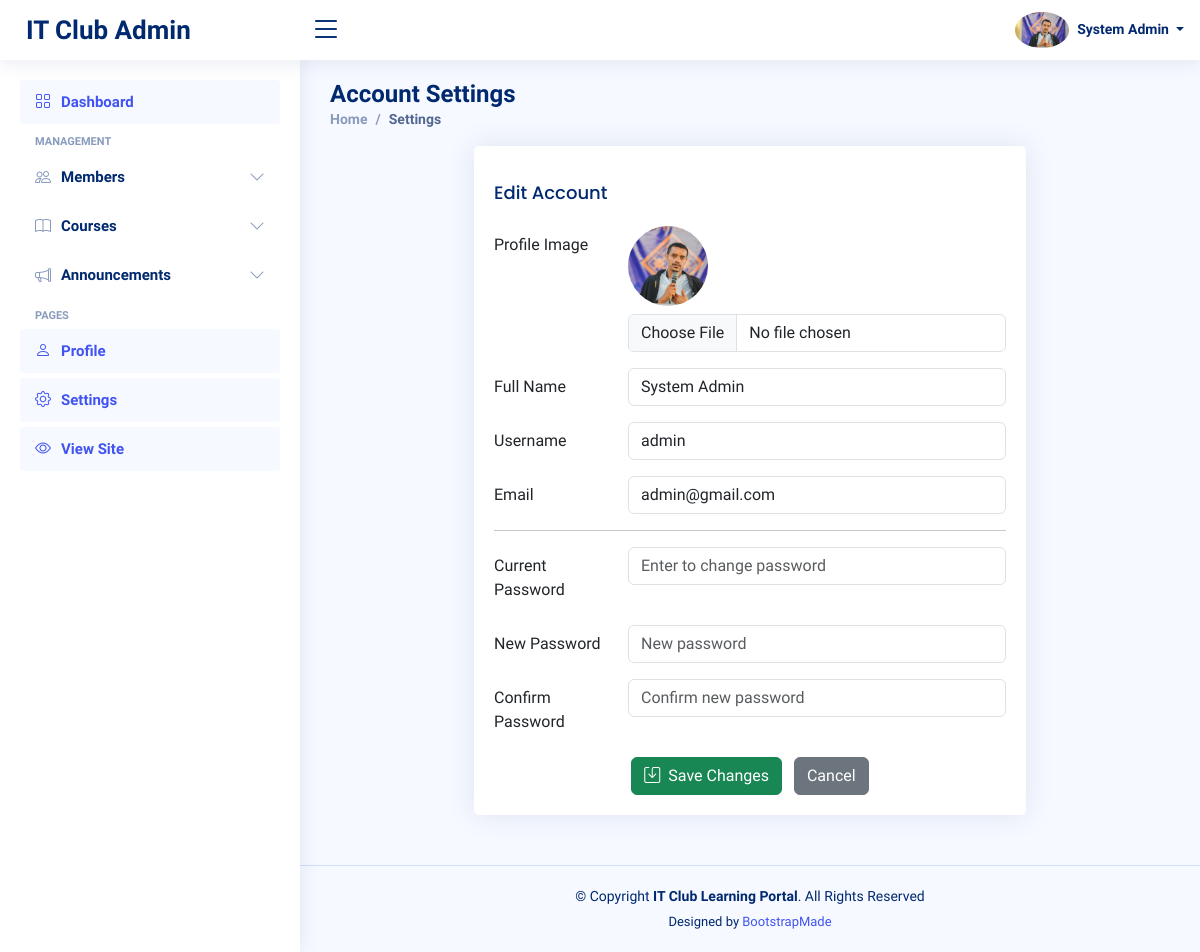
The page /admin/settings (signed in) on the database its author committed.
### tables this page shows
CREATE TABLE admins (
        id INTEGER PRIMARY KEY AUTOINCREMENT,
        full_name TEXT NOT NULL,
        username TEXT UNIQUE NOT NULL,
        email TEXT UNIQUE NOT NULL,
        password TEXT NOT NULL,
        role TEXT NOT NULL,
        created_at TIMESTAMP DEFAULT CURRENT_TIMESTAMP
    , profile_picture TEXT);

### app.py (the view, shortened to what this page needs)
@app.route('/admin/settings', methods=['GET', 'POST'])
@admin_required
def admin_settings():
    db = get_db()
    admin_id = session['admin_id']
    admin_row = db.execute('SELECT * FROM admins WHERE id = ?', (admin_id,)).fetchone()
    admin = row_to_dict(admin_row)
    if admin:
        admin['profile_picture'] = resolve_media_path(admin.get('profile_picture'))
    return render_template('admin/settings.html', admin=admin)

### app.py (called while the page is built)
def get_db():
    if 'db' not in g:
        g.db = sqlite3.connect(app.config['DATABASE'])
        g.db.row_factory = sqlite3.Row
    return g.db

def admin_required(f):
    @functools.wraps(f)
    def decorated(*args, **kwargs):
        if 'admin_id' not in session:
            flash('Admin login required.', 'error')
            return redirect(url_for('admin_login'))
        return f(*args, **kwargs)
    return decorated

def row_to_dict(row):
	if row is None:
		return None
	try:
		return {k: row[k] for k in row.keys()}
	except Exception:
		try:
			return dict(row)
		except Exception:
			return row

def resolve_media_path(val):
	if not val:
		return None
	val = str(val)
	if val.startswith('http://') or val.startswith('https://') or val.startswith('/'):
		return val
	return url_for('static', filename=val)

### templates/admin/settings.html (shortened to what this page needs)
<!DOCTYPE html>
<html lang="en">
<head>
  <link href="{{ url_for('static', filename='vendor/bootstrap/css/bootstrap.min.css') }}" rel="stylesheet">
  <link href="{{ url_for('static', filename='vendor/bootstrap-icons/bootstrap-icons.css') }}" rel="stylesheet">
  <link href="{{ url_for('static', filename='vendor/boxicons/css/boxicons.min.css') }}" rel="stylesheet">
  <link href="{{ url_for('static', filename='vendor/quill/quill.snow.css') }}" rel="stylesheet">
  <link href="{{ url_for('static', filename='vendor/quill/quill.bubble.css') }}" rel="stylesheet">
  <link href="{{ url_for('static', filename='vendor/remixicon/remixicon.css') }}" rel="stylesheet">
  <link href="{{ url_for('static', filename='vendor/simple-datatables/style.css') }}" rel="stylesheet">
  <link rel="stylesheet" href="https://cdn.jsdelivr.net/npm/bootstrap-icons@1.10.5/font/bootstrap-icons.css">
  <link rel="stylesheet" href="https://cdnjs.cloudflare.com/ajax/libs/boxicons/2.1.4/css/boxicons.min.css">
  <link rel="stylesheet" href="https://cdn.jsdelivr.net/npm/remixicon@2.5.0/fonts/remixicon.css">
  <link href="{{ url_for('static', filename='css/style.css') }}" rel="stylesheet">
</head>
<body>
  <header id="header" class="header fixed-top d-flex align-items-center">
    <div class="d-flex align-items-center justify-content-between">
      <a href="{{ url_for('admin_dashboard') }}" class="logo d-flex align-items-center">
        <span class="d-none d-lg-block">IT Club Admin</span>
      </a>
      <i class="bi bi-list toggle-sidebar-btn"></i>
    </div>
    <nav class="header-nav ms-auto">
      <ul class="d-flex align-items-center">
        <li class="nav-item dropdown pe-3">
          <a class="nav-link nav-profile d-flex align-items-center pe-0" href="#" data-bs-toggle="dropdown">
            {% set _avatar_src = None %}
            {% if admin and admin.profile_picture %}
              {% if admin.profile_picture.startswith('http') or admin.profile_picture.startswith('/') %}
                {% set _avatar_src = admin.profile_picture %}
              {% else %}
                {% set _avatar_src = url_for('static', filename=admin.profile_picture) %}
              {% endif %}
            {% endif %}
            {% if _avatar_src %}
              <img src="{{ _avatar_src }}" alt="Profile" class="rounded-circle">
            {% else %}
              <div class="rounded-circle bg-secondary d-flex align-items-center justify-content-center" style="width:38px;height:38px;">
                <i class="bi bi-person-fill text-white"></i>
              </div>
            {% endif %}
            <span class="d-none d-md-block dropdown-toggle ps-2">
              {{ session.get('admin_name', 'Admin') }}
            </span>
          </a>
        </li>
      </ul>
    </nav>
  </header>
  <aside id="sidebar" class="sidebar">
    <ul class="sidebar-nav" id="sidebar-nav">
      <li class="nav-item">
        <a class="nav-link active" href="{{ url_for('admin_dashboard') }}">
          <i class="bi bi-grid"></i>
          <span>Dashboard</span>
        </a>
      </li>
      <li class="nav-heading">Management</li>
      <li class="nav-item">
        <a class="nav-link collapsed" data-bs-target="#members-nav" data-bs-toggle="collapse" href="#">
          <i class="bi bi-people"></i><span>Members</span><i class="bi bi-chevron-down ms-auto"></i>
        </a>
      </li>
      <li class="nav-item">
        <a class="nav-link collapsed" data-bs-target="#courses-nav" data-bs-toggle="collapse" href="#">
          <i class="bi bi-book"></i><span>Courses</span><i class="bi bi-chevron-down ms-auto"></i>
        </a>
      </li>
      <li class="nav-item">
        <a class="nav-link collapsed" data-bs-target="#announcements-nav" data-bs-toggle="collapse" href="#">
          <i class="bi bi-megaphone"></i><span>Announcements</span><i class="bi bi-chevron-down ms-auto"></i>
        </a>
      </li>
      <li class="nav-heading">Pages</li>
      <li class="nav-item"><a class="nav-link" href="{{ url_for('admin_profile') }}"><i class="bi bi-person"></i><span>Profile</span></a></li>
      <li class="nav-item"><a class="nav-link" href="{{ url_for('admin_settings') }}"><i class="bi bi-gear"></i><span>Settings</span></a></li>
      <li class="nav-item"><a class="nav-link" href="{{ url_for('index') }}" target="_blank"><i class="bi bi-eye"></i><span>View Site</span></a></li>
    </ul>
  </aside>
  <main id="main" class="main">
    <div class="pagetitle">
      <h1>Account Settings</h1>
      <nav>
        <ol class="breadcrumb">
          <li class="breadcrumb-item"><a href="{{ url_for('admin_dashboard') }}">Home</a></li>
          <li class="breadcrumb-item active">Settings</li>
        </ol>
      </nav>
    </div>
    <section class="section profile">
      <div class="row justify-content-center">
        <div class="col-xl-8">
          <div class="card">
            <div class="card-body pt-3">
              <h5 class="card-title">Edit Account</h5>
              <form method="POST" enctype="multipart/form-data">
                <div class="row mb-3">
                  <label class="col-md-4 col-lg-3 col-form-label">Profile Image</label>
                  <div class="col-md-8 col-lg-9">
                    <img src="{{ admin.profile_picture or url_for('static', filename='img/profile-img.jpg') }}" alt="Profile" class="rounded-circle" style="width:80px;height:80px;object-fit:cover;">
                    <input type="file" name="profile_picture" class="form-control mt-2">
                  </div>
                </div>
                <div class="row mb-3">
                  <label class="col-md-4 col-lg-3 col-form-label">Full Name</label>
                  <div class="col-md-8 col-lg-9">
                    <input name="full_name" type="text" class="form-control" value="{{ admin.full_name }}">
                  </div>
                </div>
                <div class="row mb-3">
                  <label class="col-md-4 col-lg-3 col-form-label">Username</label>
                  <div class="col-md-8 col-lg-9">
                    <input name="username" type="text" class="form-control" value="{{ admin.username }}">
                  </div>
                </div>
                <div class="row mb-3">
                  <label class="col-md-4 col-lg-3 col-form-label">Email</label>
                  <div class="col-md-8 col-lg-9">
                    <input name="email" type="email" class="form-control" value="{{ admin.email }}">
                  </div>
                </div>
                <hr>
                <div class="row mb-3">
                  <label class="col-md-4 col-lg-3 col-form-label">Current Password</label>
                  <div class="col-md-8 col-lg-9">
                    <input name="current_password" type="password" class="form-control" placeholder="Enter to change password">
                  </div>
                </div>
                <div class="row mb-3">
                  <label class="col-md-4 col-lg-3 col-form-label">New Password</label>
                  <div class="col-md-8 col-lg-9">
                    <input name="new_password" type="password" class="form-control" placeholder="New password">
                  </div>
                </div>
                <div class="row mb-3">
                  <label class="col-md-4 col-lg-3 col-form-label">Confirm Password</label>
                  <div class="col-md-8 col-lg-9">
                    <input name="confirm_password" type="password" class="form-control" placeholder="Confirm new password">
                  </div>
                </div>
                <div class="text-center">
                  <button type="submit" class="btn btn-success">
                    <i class="bi bi-save me-1"></i> Save Changes
                  </button>
                  <a href="{{ url_for('admin_profile') }}" class="btn btn-secondary ms-2">Cancel</a>
                </div>
              </form>
            </div>
          </div>
        </div>
      </div>
    </section>
  </main>
  <footer id="footer" class="footer">
    <div class="copyright">
      &copy; Copyright <strong><span>IT Club Learning Portal</span></strong>. All Rights Reserved
    </div>
    <div class="credits">
      Designed by <a href="https://bootstrapmade.com/">BootstrapMade</a>
    </div>
  </footer>
</body>
</html>

### static/css/style.css (style rules this page uses)
:root { scroll-behavior: smooth; }
body { font-family: "Open Sans", sans-serif; background: #f6f9ff; color: #444444; }
a { color: #4154f1; text-decoration: none; }
h1, h2, h3, h4, h5, h6 { font-family: "Nunito", sans-serif; }
#main { margin-top: 60px; padding: 20px 30px; transition: all 0.3s; }
.pagetitle { margin-bottom: 10px; }
.pagetitle h1 { font-size: 24px; margin-bottom: 0; font-weight: 600; color: #012970; }
.card { margin-bottom: 30px; border: none; border-radius: 5px; box-shadow: 0px 0 30px rgba(1, 41, 112, 0.1); }
.card-title { padding: 20px 0 15px 0; font-size: 18px; font-weight: 500; color: #012970; font-family: "Poppins", sans-serif; }
.card-body { padding: 0 20px 20px 20px; }
.breadcrumb { font-size: 14px; font-family: "Nunito", sans-serif; color: #899bbd; font-weight: 600; }
.breadcrumb a { color: #899bbd; transition: 0.3s; }
.breadcrumb .breadcrumb-item::before { color: #899bbd; }
.breadcrumb .active { color: #51678f; font-weight: 600; }
.logo { line-height: 1; }
@media (min-width: 1200px) { .logo { width: 280px; } }
.logo span { font-size: 26px; font-weight: 700; color: #012970; font-family: "Nunito", sans-serif; }
.header { transition: all 0.5s; z-index: 997; height: 60px; box-shadow: 0px 2px 20px rgba(1, 41, 112, 0.1); background-color: #fff; padding-left: 20px; }
.header .toggle-sidebar-btn { font-size: 32px; padding-left: 10px; cursor: pointer; color: #012970; }
.header-nav ul { list-style: none; }
.header-nav>ul { margin: 0; padding: 0; }
.header-nav .nav-profile { color: #012970; }
.header-nav .nav-profile img { max-height: 36px; }
.header-nav .nav-profile span { font-size: 14px; font-weight: 600; }
.sidebar { position: fixed; top: 60px; left: 0; bottom: 0; width: 300px; z-index: 996; transition: all 0.3s; padding: 20px; overflow-y: auto; scrollbar-width: thin; scrollbar-color: #aab7cf transparent; box-shadow: 0px 0px 20px rgba(1, 41, 112, 0.1); background-color: #fff; }
@media (min-width: 1200px) { #main, #footer { margin-left: 300px; } }
.sidebar-nav { padding: 0; margin: 0; list-style: none; }
.sidebar-nav li { padding: 0; margin: 0; list-style: none; }
.sidebar-nav .nav-item { margin-bottom: 5px; }
.sidebar-nav .nav-heading { font-size: 11px; text-transform: uppercase; color: #899bbd; font-weight: 600; margin: 10px 0 5px 15px; }
.sidebar-nav .nav-link { display: flex; align-items: center; font-size: 15px; font-weight: 600; color: #4154f1; transition: 0.3; background: #f6f9ff; padding: 10px 15px; border-radius: 4px; }
.sidebar-nav .nav-link i { font-size: 16px; margin-right: 10px; color: #4154f1; }
.sidebar-nav .nav-link.collapsed { color: #012970; background: #fff; }
.sidebar-nav .nav-link.collapsed i { color: #899bbd; }
.sidebar-nav .nav-link .bi-chevron-down { margin-right: 0; transition: transform 0.2s ease-in-out; }
.footer { padding: 20px 0; font-size: 14px; transition: all 0.3s; border-top: 1px solid #cddfff; }
.footer .copyright { text-align: center; color: #012970; }
.footer .credits { padding-top: 5px; text-align: center; font-size: 13px; color: #012970; }

### rows shown on the page
admins: profile_picture (picture), get "System Admin", full_name "System Admin", username "admin", email "admin@gmail.com"
